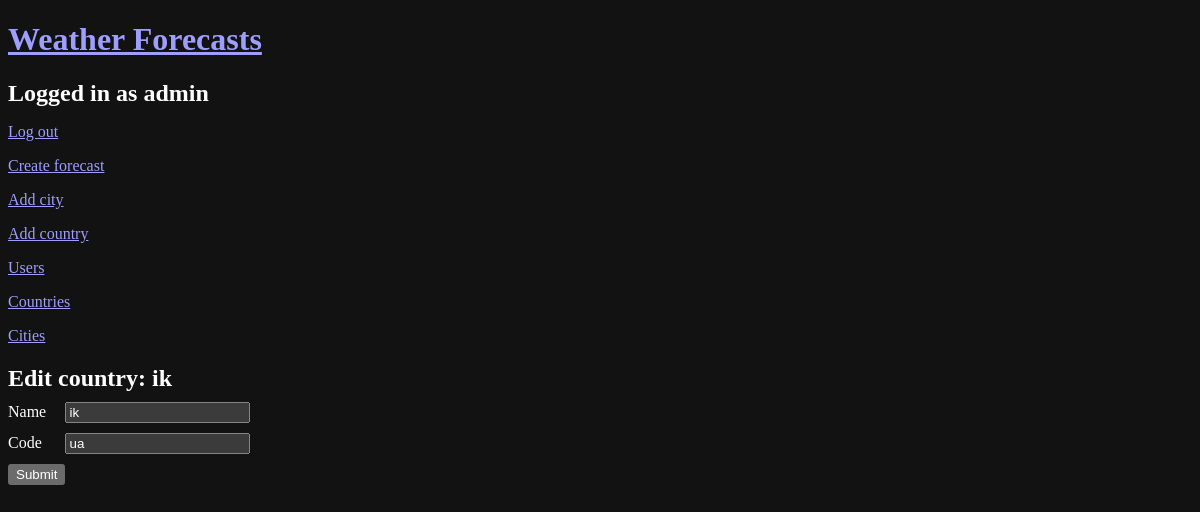
The page /countries/edit/1 (signed in) on the database as committed earlier.
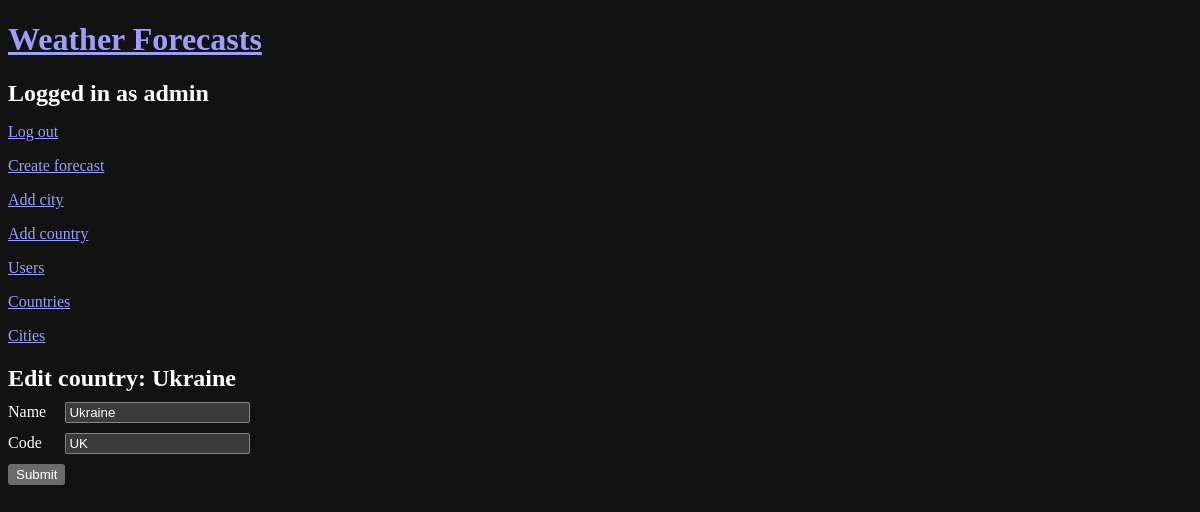
The same page on the database as committed later.
### models.py (models this page shows, shortened)
class Country(db.Model):
    __tablename__ = 'country'
    id = db.Column(db.Integer, primary_key=True)
    name = db.Column(db.String(100), nullable=False)
    code = db.Column(db.String(2), nullable=False)

### app.py (the view)
@app.route('/countries/edit/<int:country_id>', methods=['GET', 'POST'])
@login_required
def edit_country(country_id):
    country = Country.query.get(country_id)
    if (country is None):
        return redirect(url_for('error_view', code=404, detail='Country not found'))
    form = CountryForm(obj=country)
    if form.validate_on_submit():
        form.populate_obj(country)
        db.session.commit()
        return redirect(url_for('countries'))
    return render_template('edit_country.html', form=form, country = country)

### forms.py
class CountryForm(FlaskForm):
    name = StringField('Country Name', validators=[DataRequired()])
    code = StringField('Country Code', validators=[DataRequired()])
    submit = SubmitField('Submit')

### app.py (called while the page is built)
@login_manager.user_loader
def load_user(user_id):
    return User.query.get(int(user_id))

### templates/edit_country.html (shortened to what this page needs)
{% extends "base.html" %}
{% block content %}
  <h2>Edit country: {{ country.name }}</h2>
  <form action="{{ url_for('edit_country', country_id=country.id) }}" method="post">
    <div>
      <label for="name">Name</label>
      {{ form.name(id="name") }}
    </div>
    <div>
      <label for="code">Code</label>
      {{ form.code(id="code") }}
    </div>
    <button type="submit" id="submit">Submit</button>
  </form>
{% endblock %}

Rows that differ between the two databases and show on the page:
changed Country: name "ik" → "Ukraine"; code "ua" → "UK"
